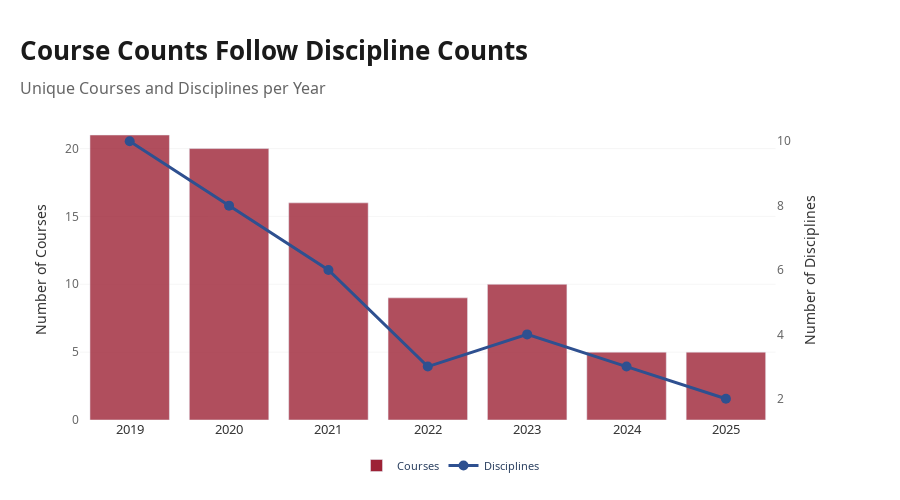

Here is the notebook cell this chart was saved with:
### Code cell
# Viz 5: Course Diversity Over Time (unique courses per year)
course_diversity = consolidated_df.groupby('Year').agg({
    'Course_Code': 'nunique',
    'Discipline': 'nunique'
}).reset_index()
course_diversity.columns = ['Year', 'Unique_Courses', 'Unique_Disciplines']

fig5 = make_subplots(specs=[[{"secondary_y": True}]])

fig5.add_trace(
    go.Bar(
        x=course_diversity['Year'],
        y=course_diversity['Unique_Courses'],
        name='Courses',
        marker=dict(color='#9D2235', opacity=0.8)
    ),
    secondary_y=False
)

fig5.add_trace(
    go.Scatter(
        x=course_diversity['Year'],
        y=course_diversity['Unique_Disciplines'],
        name='Disciplines',
        mode='lines+markers',
        line=dict(color='#2E5090', width=3),
        marker=dict(size=10)
    ),
    secondary_y=True
)

fig5.update_layout(
    title=dict(
        text='<b>Course Counts Follow Discipline Counts</b><br><span style="font-size:16px; color:#666666; font-weight:500">Unique Courses and Disciplines per Year</span>',
        font=dict(family='Noto Sans, sans-serif', size=26, color='#1a1a1a'),
        x=0,
        xanchor='left',
        pad=dict(l=20)
    ),
    plot_bgcolor='white',
    paper_bgcolor='white',
    height=500,
    margin=dict(l=80, r=80, t=120, b=80),
    legend=dict(
        font=dict(family='Noto Sans, sans-serif', size=11),
        orientation='h',
        yanchor='bottom',
        y=-0.2,
        xanchor='center',
        x=0.5
    )
)

fig5.update_xaxes(
    title='',
    tickfont=dict(family='Noto Sans, sans-serif', size=13, color='#333333'),
    showgrid=False
)

fig5.update_yaxes(
    title_text='Number of Courses',
    title_font=dict(family='Noto Sans, sans-serif', size=14, color='#333333'),
    tickfont=dict(family='Noto Sans, sans-serif', size=12, color='#666666'),
    showgrid=True,
    gridcolor='rgba(224, 224, 224, 0.3)',
    secondary_y=False
)

fig5.update_yaxes(
    title_text='Number of Disciplines',
    title_font=dict(family='Noto Sans, sans-serif', size=14, color='#333333'),
    tickfont=dict(family='Noto Sans, sans-serif', size=12, color='#666666'),
    secondary_y=True
)

fig5.show()

### Figure 1 — Plotly figure (JSON) as saved in the notebook; plotly's stock layout.template omitted (floating-point values rounded to 4 significant figures)
{"data": [{"marker": {"color": "#9D2235", "opacity": 0.8}, "name": "Courses", "type": "bar", "x": [2019, 2020, 2021, 2022, 2023, 2024, 2025], "xaxis": "x", "y": [21, 20, 16, 9, 10, 5, 5], "yaxis": "y"}, {"line": {"color": "#2E5090", "width": 3}, "marker": {"size": 10}, "mode": "lines+markers", "name": "Disciplines", "type": "scatter", "x": [2019, 2020, 2021, 2022, 2023, 2024, 2025], "xaxis": "x", "y": [10, 8, 6, 3, 4, 3, 2], "yaxis": "y2"}], "layout": {"height": 500, "legend": {"font": {"family": "Noto Sans, sans-serif", "size": 11}, "orientation": "h", "x": 0.5, "xanchor": "center", "y": -0.2, "yanchor": "bottom"}, "margin": {"b": 80, "l": 80, "r": 80, "t": 120}, "paper_bgcolor": "white", "plot_bgcolor": "white", "title": {"font": {"color": "#1a1a1a", "family": "Noto Sans, sans-serif", "size": 26}, "pad": {"l": 20}, "text": "<b>Course Counts Follow Discipline Counts</b><br><span style=\"font-size:16px; color:#666666; font-weight:500\">Unique Courses and Disciplines per Year</span>", "x": 0, "xanchor": "left"}, "xaxis": {"anchor": "y", "domain": [0, 0.94], "showgrid": false, "tickfont": {"color": "#333333", "family": "Noto Sans, sans-serif", "size": 13}, "title": {"text": ""}}, "yaxis": {"anchor": "x", "domain": [0, 1], "gridcolor": "rgba(224, 224, 224, 0.3)", "showgrid": true, "tickfont": {"color": "#666666", "family": "Noto Sans, sans-serif", "size": 12}, "title": {"font": {"color": "#333333", "family": "Noto Sans, sans-serif", "size": 14}, "text": "Number of Courses"}}, "yaxis2": {"anchor": "x", "overlaying": "y", "side": "right", "tickfont": {"color": "#666666", "family": "Noto Sans, sans-serif", "size": 12}, "title": {"font": {"color": "#333333", "family": "Noto Sans, sans-serif", "size": 14}, "text": "Number of Disciplines"}}}}
